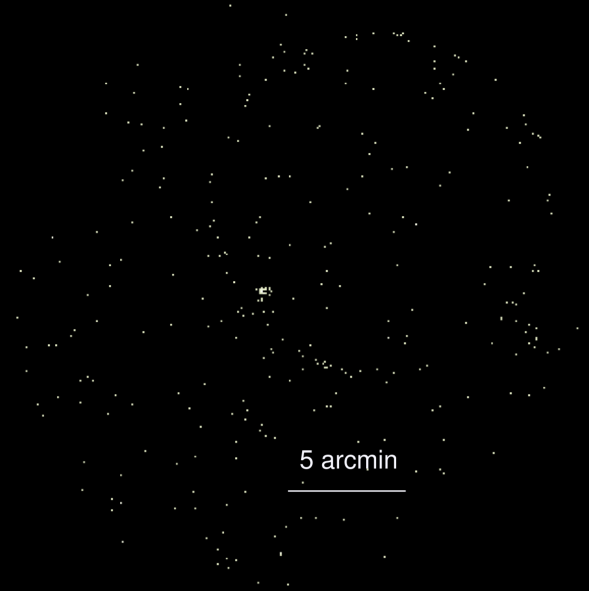
#> input picture sampleobs.png, 1178 x 1181 px (shown at 1/2 size)
$ jupyter execute Hough.ipynb
#> lines starting #> are read from the running program, lines starting #| are printed output that depends on the picture
[cell 1]
import numpy as np
import matplotlib.pyplot as plt

from skimage import data, color
from skimage.transform import hough_circle, hough_circle_peaks
from skimage.feature import canny
from skimage.draw import circle_perimeter
from skimage.util import img_as_ubyte
from skimage.io import imread
from PIL import Image

[cell 2]
def hough(image, low=400, high=500, step=10, savefile="hough.png"):
    edges = canny(image, sigma=3, low_threshold=10, high_threshold=50)
    hough_radii = np.arange(low, high, step)
    hough_res = hough_circle(edges, hough_radii)

    accums, cx, cy, radii = hough_circle_peaks(hough_res, hough_radii, total_num_peaks=3)

    fig, ax = plt.subplots(ncols=1, nrows=1, figsize=(10, 4))
    image = color.gray2rgb(image)
    for center_y, center_x, radius in zip(cy, cx, radii):
        circy, circx = circle_perimeter(center_y, center_x, radius)
        image[circy, circx] = (220, 20, 20)

    plt.imshow(image, cmap=plt.cm.gray)
    plt.show()
    plt.imsave(savefile, image)

[cell 3]
img = imread('sampleobs.png')
#> img is the input picture: shape (1181, 1178, 4); mean R, G, B, A 1.2, 1.2, 1.1, 255
img.shape
imggray = color.rgb2gray(img)
# plt.imshow(imggray, cmap="gray")
# plt.show()
houghimg = img_as_ubyte(imggray)
hough(houghimg, low=300, high=900, step=10)
#> in hough, `edges = canny(image, sigma=3, low_threshold=10, high_threshold=50)`:
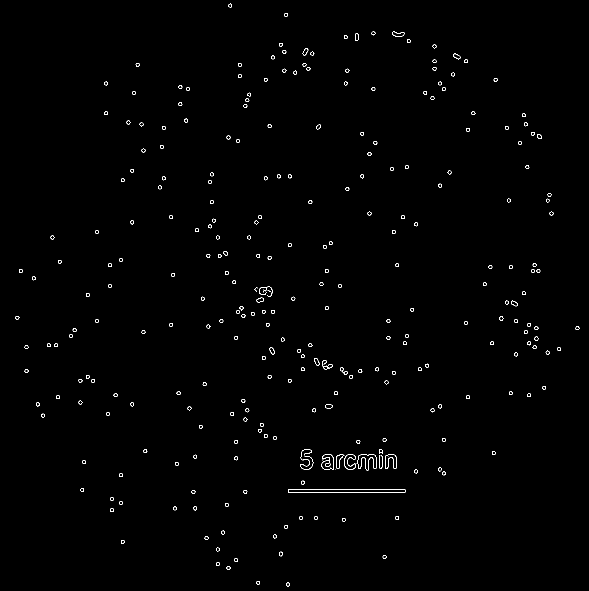
#> edges: shape (1181, 1178) bool (shown at 1/2 size); 0.6% white in thin lines or dots
#> in hough, `accums, cx, cy, radii = hough_circle_peaks(hough_res, hough_radii, tot..`: accums = [0.0524, 0.0519, 0.0519]; cx = [760, 754, 756]; cy = [407, 409, 410]; radii = [340, 340, 340]
#> the loop in hough, `for center_y, center_x, radius in zip(cy, cx, radii):` made 3 passes
#> (center_y, center_x) on passes 1 to 3: (407, 760), (409, 754), (410, 756)
#> after the loop in hough, `for center_y, center_x, radius in zip(cy, cx, radii):`:
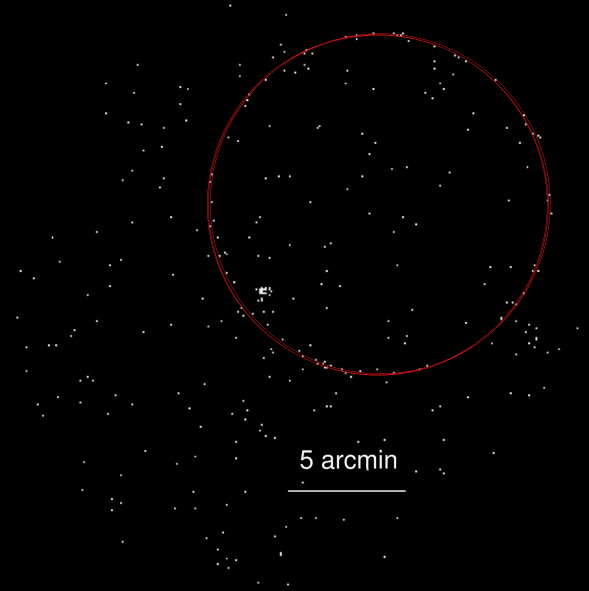
#> image: shape (1181, 1178, 3) (shown at 1/2 size); mean R, G, B 2, 1.2, 1.2

[cell 4]
img = imread('sampleobs2.png')
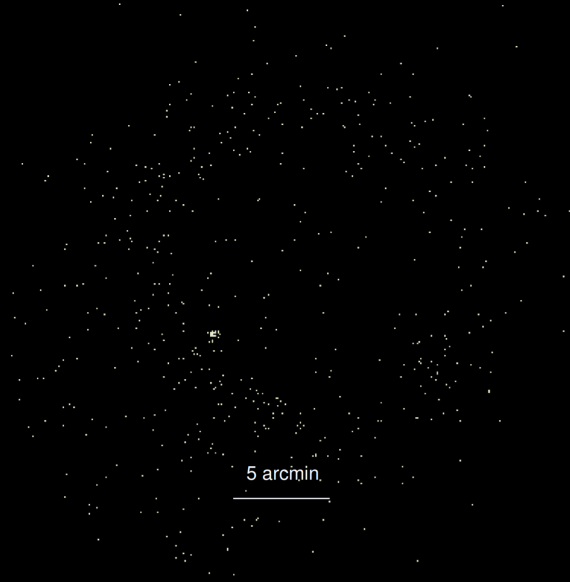
#> input picture sampleobs2.PNG, 1140 x 1163 px, found by its file name (shown at 1/2 size)
#> img is the input picture: shape (1163, 1140, 4); mean R, G, B, A 1.2, 1.2, 1.1, 255
img.shape
imggray = color.rgb2gray(img)
#> imggray: shape (1163, 1140) float64
# plt.imshow(imggray, cmap="gray")
# plt.show()
houghimg = img_as_ubyte(imggray)
#> houghimg: shape (1163, 1140)
hough(houghimg, low=300, high=900, step=10, savefile="hough2.png")
#> call 2 of hough, with low = 300, high = 900, step = 10, savefile = 'hough2.png'
#> in hough (call 2), `edges = canny(image, sigma=3, low_threshold=10, high_threshold=50)`:
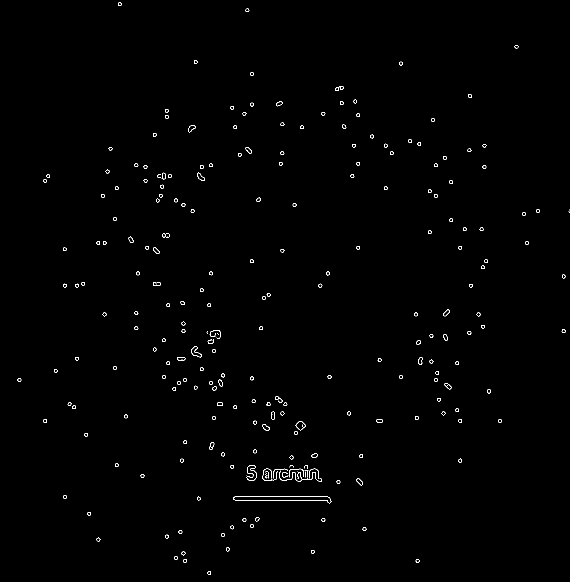
#> edges: shape (1163, 1140) bool (shown at 1/2 size); 0.52% white in thin lines or dots
#> in hough (call 2), `accums, cx, cy, radii = hough_circle_peaks(hough_res, hough_radii, tot..`: accums = [0.0437, 0.0422, 0.042]; cx = [564, 568, 584]; cy = [620, 623, 634]; radii = [380, 330, 310]
#> the loop in hough (call 2), `for center_y, center_x, radius in zip(cy, cx, radii):` made 3 passes
#> (center_y, center_x, radius) on passes 1 to 3: (620, 564, 380), (623, 568, 330), (634, 584, 310)
#> after the loop in hough (call 2), `for center_y, center_x, radius in zip(cy, cx, radii):`:
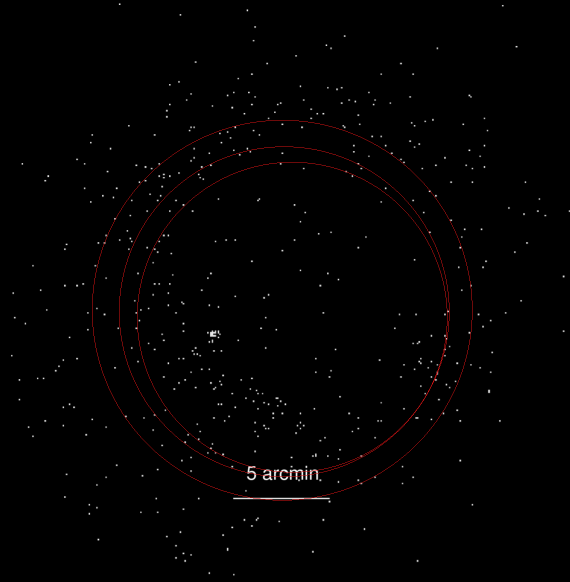
#> image: shape (1163, 1140, 3) (shown at 1/2 size); mean R, G, B 2.1, 1.2, 1.2
